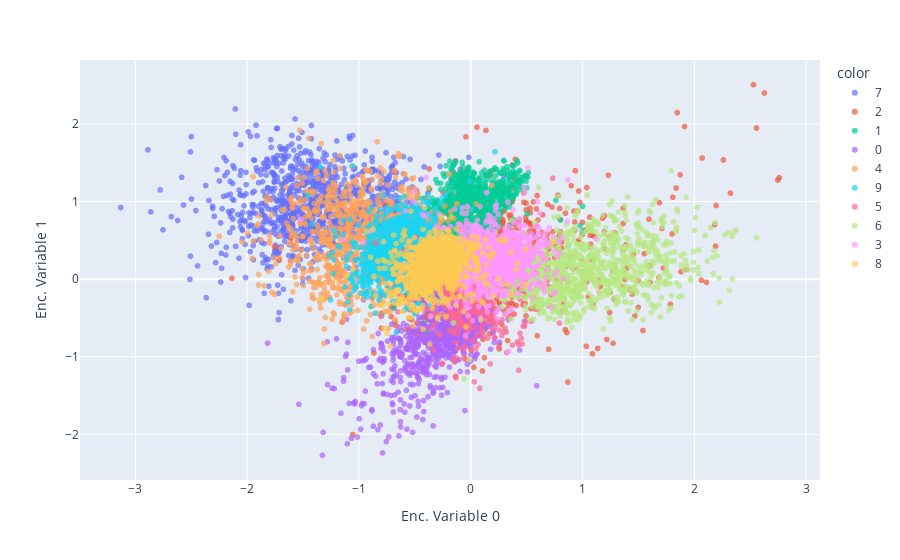

Notebook cell for this chart:
### Markdown cell above
Let’s plot the latent space representation using plotly express library:

### Code cell
import plotly.express as px

px.scatter(encoded_samples, x='Enc. Variable 0', y='Enc. Variable 1', 
           color=encoded_samples.label.astype(str), opacity=0.7)

### Figure 1 — Plotly figure (JSON) as saved in the notebook; plotly's stock layout.template omitted (floating-point values rounded to 4 significant figures; data arrays with more than 128 entries replaced by an {"elided": "..."} marker saying what was removed)
{"data": [{"hovertemplate": "color=7<br>Enc. Variable 0=%{x}<br>Enc. Variable 1=%{y}<extra></extra>", "legendgroup": "7", "marker": {"color": "#636efa", "opacity": 0.7, "symbol": "circle"}, "mode": "markers", "name": "7", "showlegend": true, "type": "scattergl", "x": {"elided": "1028 float values"}, "xaxis": "x", "y": {"elided": "1028 float values"}, "yaxis": "y"}, {"hovertemplate": "color=2<br>Enc. Variable 0=%{x}<br>Enc. Variable 1=%{y}<extra></extra>", "legendgroup": "2", "marker": {"color": "#EF553B", "opacity": 0.7, "symbol": "circle"}, "mode": "markers", "name": "2", "showlegend": true, "type": "scattergl", "x": {"elided": "1032 float values"}, "xaxis": "x", "y": {"elided": "1032 float values"}, "yaxis": "y"}, {"hovertemplate": "color=1<br>Enc. Variable 0=%{x}<br>Enc. Variable 1=%{y}<extra></extra>", "legendgroup": "1", "marker": {"color": "#00cc96", "opacity": 0.7, "symbol": "circle"}, "mode": "markers", "name": "1", "showlegend": true, "type": "scattergl", "x": {"elided": "1135 float values"}, "xaxis": "x", "y": {"elided": "1135 float values"}, "yaxis": "y"}, {"hovertemplate": "color=0<br>Enc. Variable 0=%{x}<br>Enc. Variable 1=%{y}<extra></extra>", "legendgroup": "0", "marker": {"color": "#ab63fa", "opacity": 0.7, "symbol": "circle"}, "mode": "markers", "name": "0", "showlegend": true, "type": "scattergl", "x": {"elided": "980 float values"}, "xaxis": "x", "y": {"elided": "980 float values"}, "yaxis": "y"}, {"hovertemplate": "color=4<br>Enc. Variable 0=%{x}<br>Enc. Variable 1=%{y}<extra></extra>", "legendgroup": "4", "marker": {"color": "#FFA15A", "opacity": 0.7, "symbol": "circle"}, "mode": "markers", "name": "4", "showlegend": true, "type": "scattergl", "x": {"elided": "982 float values"}, "xaxis": "x", "y": {"elided": "982 float values"}, "yaxis": "y"}, {"hovertemplate": "color=9<br>Enc. Variable 0=%{x}<br>Enc. Variable 1=%{y}<extra></extra>", "legendgroup": "9", "marker": {"color": "#19d3f3", "opacity": 0.7, "symbol": "circle"}, "mode": "markers", "name": "9", "showlegend": true, "type": "scattergl", "x": {"elided": "1009 float values"}, "xaxis": "x", "y": {"elided": "1009 float values"}, "yaxis": "y"}, {"hovertemplate": "color=5<br>Enc. Variable 0=%{x}<br>Enc. Variable 1=%{y}<extra></extra>", "legendgroup": "5", "marker": {"color": "#FF6692", "opacity": 0.7, "symbol": "circle"}, "mode": "markers", "name": "5", "showlegend": true, "type": "scattergl", "x": {"elided": "892 float values"}, "xaxis": "x", "y": {"elided": "892 float values"}, "yaxis": "y"}, {"hovertemplate": "color=6<br>Enc. Variable 0=%{x}<br>Enc. Variable 1=%{y}<extra></extra>", "legendgroup": "6", "marker": {"color": "#B6E880", "opacity": 0.7, "symbol": "circle"}, "mode": "markers", "name": "6", "showlegend": true, "type": "scattergl", "x": {"elided": "958 float values"}, "xaxis": "x", "y": {"elided": "958 float values"}, "yaxis": "y"}, {"hovertemplate": "color=3<br>Enc. Variable 0=%{x}<br>Enc. Variable 1=%{y}<extra></extra>", "legendgroup": "3", "marker": {"color": "#FF97FF", "opacity": 0.7, "symbol": "circle"}, "mode": "markers", "name": "3", "showlegend": true, "type": "scattergl", "x": {"elided": "1010 float values"}, "xaxis": "x", "y": {"elided": "1010 float values"}, "yaxis": "y"}, {"hovertemplate": "color=8<br>Enc. Variable 0=%{x}<br>Enc. Variable 1=%{y}<extra></extra>", "legendgroup": "8", "marker": {"color": "#FECB52", "opacity": 0.7, "symbol": "circle"}, "mode": "markers", "name": "8", "showlegend": true, "type": "scattergl", "x": {"elided": "974 float values"}, "xaxis": "x", "y": {"elided": "974 float values"}, "yaxis": "y"}], "layout": {"legend": {"title": {"text": "color"}, "tracegroupgap": 0}, "margin": {"t": 60}, "xaxis": {"anchor": "y", "domain": [0, 1], "title": {"text": "Enc. Variable 0"}}, "yaxis": {"anchor": "x", "domain": [0, 1], "title": {"text": "Enc. Variable 1"}}}}
